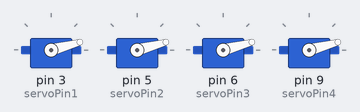
Bench run of a sketch on a simulated Arduino Uno, built with avr-gcc and run on an emulated ATmega328P. Parts: 4 × servo.

Above: at 0.1 s.
At 1.0 s:
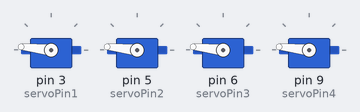
At 1.6 s:
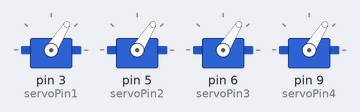
At 2.0 s:
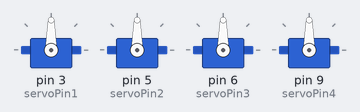
Timing chart, 0 to 3.5 s (numbered marks = the images above):
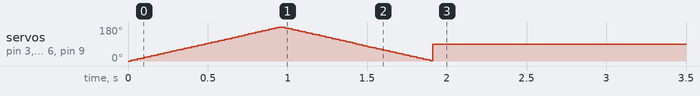

The sketch:

Electronics_Task1.ino
```cpp
#include <Servo.h>
Servo servo1;
Servo servo2;
Servo servo3;
Servo servo4;

const int servoPin1 = 3;
const int servoPin2 = 5;
const int servoPin3 = 6;
const int servoPin4 = 9;

void setup() {
  servo1.attach(servoPin1);
  servo2.attach(servoPin2);
  servo3.attach(servoPin3);
  servo4.attach(servoPin4);

  for (int pos = 0; pos <= 180; pos += 1) {
    servo1.write(pos);
    servo2.write(pos);
    servo3.write(pos);
    servo4.write(pos);
    delay(5); // 5ms delay per degree
  }
  for (int pos = 180; pos >= 0; pos -= 1) {
    servo1.write(pos);
    servo2.write(pos);
    servo3.write(pos);
    servo4.write(pos);
    delay(5); // 5ms delay per degree
  }
  servo1.write(90);
  servo2.write(90);
  servo3.write(90);
  servo4.write(90);
}

void loop() {
}
```
